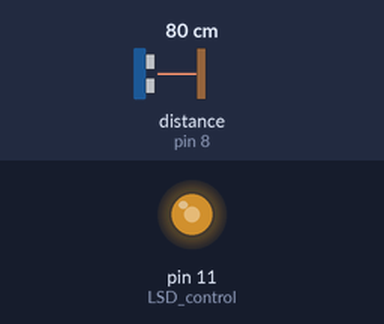
A sketch run on a simulated Arduino Uno, built with avr-gcc and run on an emulated ATmega328P. Parts: output pins drawn as LEDs (lit = HIGH). Wiring (inferred from the names in the program): ultrasonic range finder: trigger pin 9; echo pin 8. Inputs (shaded band) come from the test bench; at power-on: distance to the obstacle (sensor on pin 8) 80 cm. The echo pulse lasts 58.3 µs per cm; pins used as bus, display or sensor lines are not drawn.

Above: at 1.2 s.
1.3 s: distance to the obstacle (sensor on pin 8) set to 2 cm
At 2.1 s:
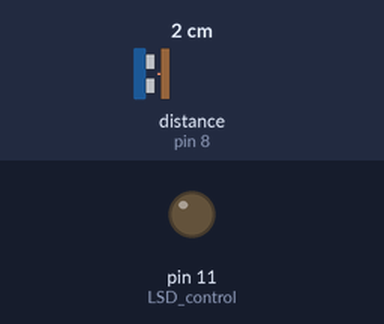
2.8 s: distance to the obstacle (sensor on pin 8) set to 35 cm
At 3.3 s:
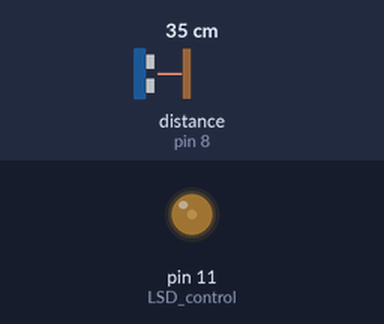
4.3 s: distance to the obstacle (sensor on pin 8) set to 60 cm
At 5.5 s:
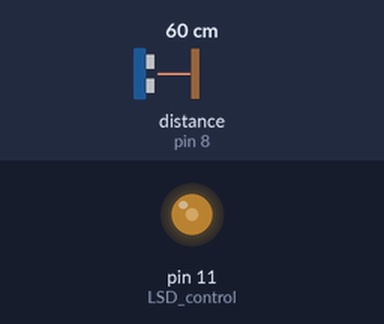
5.8 s: distance to the obstacle (sensor on pin 8) set to 66 cm
At 6.9 s:
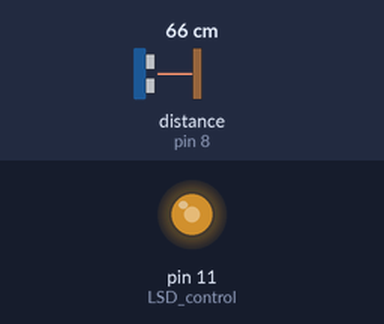
7.3 s: distance to the obstacle (sensor on pin 8) set to 120 cm
At 8.2 s:
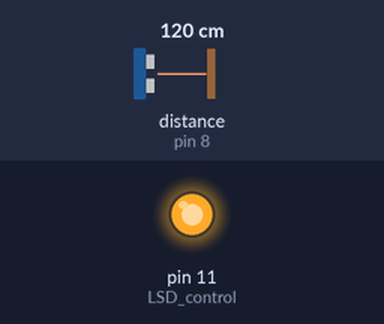
8.8 s: distance to the obstacle (sensor on pin 8) set to 86 cm
At 9.2 s:
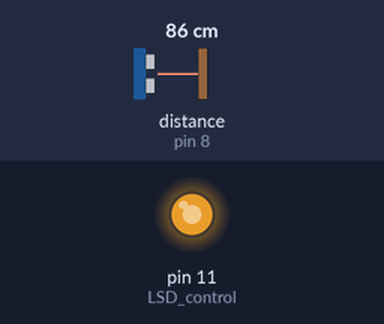
10.3 s: distance to the obstacle (sensor on pin 8) set to 77 cm
Timing chart, 0 to 12.8 s (numbered marks = the images above; inputs shaded):
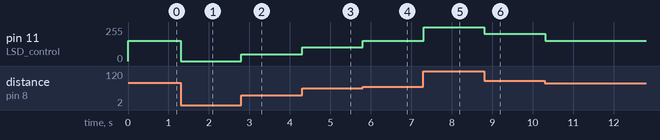

The sketch:

distance.ino.ino
```cpp
// C++ code
//

struct Distance_Sensor
{
  const uint8_t echo {8};
  const uint8_t trig {9};

  void setup()
  {
    pinMode(echo, INPUT);
    pinMode(trig, OUTPUT);
  }

  const uint8_t measure() const{
    float duration_us, distance_cm;


    digitalWrite(trig, HIGH);
    delayMicroseconds(10);
    digitalWrite(trig, LOW);

    duration_us = pulseIn(echo, HIGH);

    distance_cm = 0.017 * duration_us;

    return distance_cm;
  }
};

struct Lightbulb
{
  const uint8_t LSD_control {11};

  void setup() const
  {
    pinMode(LSD_control, OUTPUT);
  }

  void set_brightness(uint8_t percent) const
  {
    float output {255.0};
    float percentage_decimal {percent};
    float reduction {255.0};
    percentage_decimal = percent / 100.0;
    reduction *= percentage_decimal;
    output -= reduction;

    analogWrite( LSD_control, output);
  }
};

Lightbulb lightbulb;
Distance_Sensor distance_sensor;

void setup()
{
  distance_sensor.setup();
  lightbulb.setup();
}

void loop()
{
  const uint8_t measured_distance
  {
    distance_sensor.measure()
  };


  if ( measured_distance <= 20 )
  {
    lightbulb.set_brightness(100);
  }
  else if ( measured_distance < 40 )
  {
    lightbulb.set_brightness(80);
  }
  else if ( measured_distance < 60 )
  {
    lightbulb.set_brightness(60);
  }
  else if ( measured_distance < 80 )
  {
    lightbulb.set_brightness(40);
  }
  else if ( measured_distance < 100 )
  {
    lightbulb.set_brightness(20);
  }
  else {
    lightbulb.set_brightness(0);
  }

}
```

Measured:
- the behaviour switches between 60 and 61 cm on distance to the obstacle (sensor on pin 8) (found by bisection; images 3 and 4)
- after the input at 1.3 s, pin 11 (LSD_control): 153/255 → 0/255 at once
- after the input at 2.8 s, pin 11 (LSD_control): 0/255 → 51/255 at once
- after the input at 4.3 s, pin 11 (LSD_control): 51/255 → 102/255 at once
- after the input at 5.8 s, pin 11 (LSD_control): 102/255 → 153/255 at once
- after the input at 7.3 s, pin 11 (LSD_control): 153/255 → 255/255 at once
- after the input at 8.8 s, pin 11 (LSD_control): 255/255 → 204/255 at once
- after the input at 10.3 s, pin 11 (LSD_control): 204/255 → 153/255 at once
